Frame 1 (no input): blank canvas, image omitted
Frame 60 (no input): blank canvas, image omitted
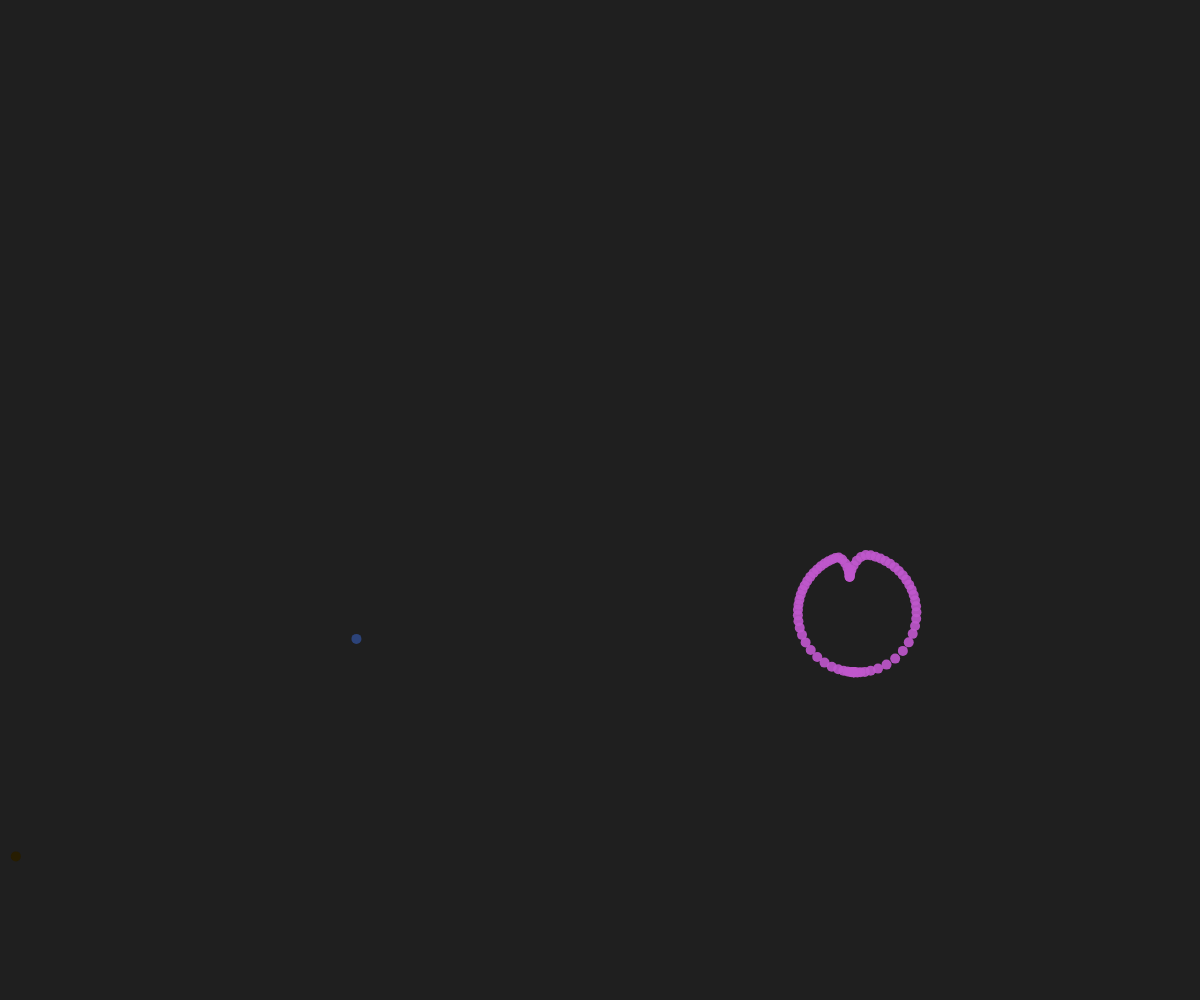
Frame 120 (the mouse pressed at the canvas centre since frame 60)

The p5.js sketch whose frames 1 and 60 were blank and that drew this single picture after the mouse press (run headless with seeded random() and noise() and a simulated clock; from frame 60 on, the mouse is pressed at the canvas centre):

// p5.js sketch
// ── sketch.js
let fireworks = []
let gravity
function setup() {
  createCanvas(windowWidth, windowHeight)
  gravity = createVector(0, 0.15)
}
setInterval(() => {
  fireworks.push(new Firework())
}, 1000);

function draw() {
  background(31)
  fireworks.forEach(f => f.update())
  fireworks = fireworks.filter(f => !f.isDead())
}

// ── fireworks.js
class Firework {
  constructor() {
    this.pos = createVector(random(width), height);
    this.vel = createVector(0, random(-5, -12));
    this.acc = createVector();
    this.size = 10;
    this.particles = []
    this.exploded = false;
    this.lifespan = 255;
    this.col = color(random(255),random(255),random(255))
  }
  explose(){
    const maxForce = random(0.1, 1)
    const maxSpeed = random(2,5)
    for (let a = 0; a < TWO_PI; a += 0.08){
      const r = this.size;
      const x = r * 16 * pow(sin(a), 3) -10
      const y = -r * (13 * cos(a) -5*cos(2 * a) -2*cos(3 * a) -cos(4 * a))
      const newX = random((x-10), (x+10))
      const newY = random((y-10), (y +10))
      let target
      if (true) {
        target = createVector(this.pos.x + x, this.pos.y + y)
      }else {
        target = createVector(this.pos.x + newX, this.pos.y + newY)
      }

      this.particles.push(new Particle(this.pos, target, this.col, undefined, undefined))
    }
  }
  draw(){
    noStroke();
    fill(this.col);
    ellipse(this.pos.x, this.pos.y, this.size);
  }
  isDead(){
    return (this.exploded && this.particles.length === 0)
  }
  applyForce(force){
    this.acc.add(force);
  }
  update(){
    this.pos.add(this.vel);
    this.vel.add(this.acc);
    this.acc.mult(0);

    if (this.exploded) {
      this.particles.forEach(p => p.update());
      this.particles = this.particles.filter(p => !p.isDead())
    }else {
      this.draw();
    }
    if (this.vel.y > 0 && !this.exploded) {
      this.exploded = true
      this.explose()
    }

    this.applyForce(gravity);
  }
};

// ── particles.js
class Particle {
  constructor(pos, target, col, mforce, mspeed) {
    this.pos = pos.copy()
    this.vel = createVector()
    this.acc = createVector()
    this.target = target.copy()
    this.col = col
    this.r = 10
    this.maxForce = mforce || 0.3
    this.maxSpeed = mspeed || 4
    this.lifespan = 255
  }
  behaviours(){
    const seek = this.seek(this.target)
    this.applyForce(seek)
  }
  seek(target){
    const desired = p5.Vector.sub(target, this.pos)
    const dist = desired.mag()
    let speed = this.maxSpeed
    if (dist < 50) {
      speed = map(dist, 0, 50, 0, this.maxSpeed)
    }
    desired.setMag(speed)
    const steer = p5.Vector.sub(desired, this.vel)
    steer.limit(this.maxForce)
    return steer
  }
  applyForce(force){
    this.acc.add(force)
  }
  isDead(){
    return (this.lifespan < 0)
  }
  draw(){
    push()
    noStroke()
    this.col.setAlpha(this.lifespan)
    fill(this.col)
    ellipse(this.pos.x, this.pos.y, this.r)
    pop()
  }
  update(){
    this.draw()
    this.behaviours()
    this.target.add(gravity)

    this.lifespan --
    this.pos.add(this.vel)
    this.vel.add(this.acc)
    this.acc.mult(0)
  }
}
